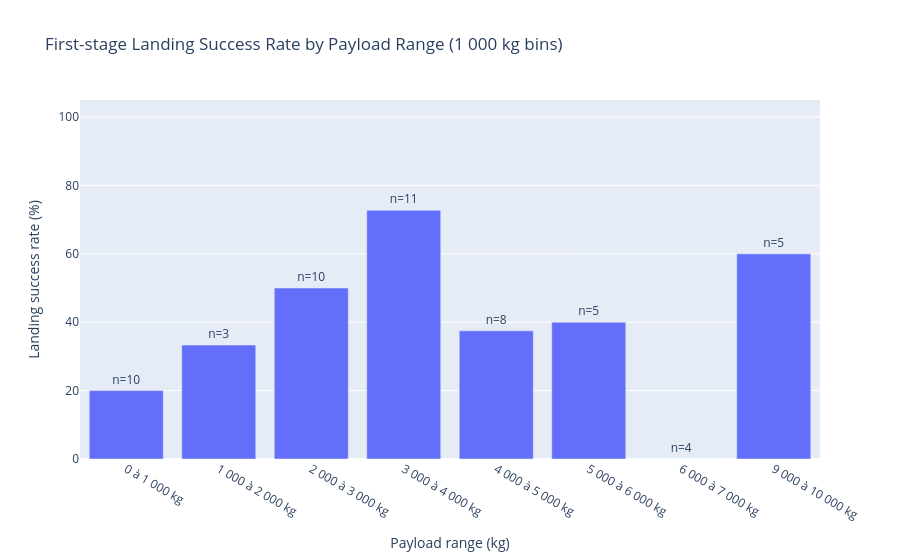

This figure's notebook cell:
### Markdown cell above
### Vérification visuelle supplémentaire : taux de réussite selon la charge utile

Ce graphique **complète** les deux graphiques obligatoires du dashboard. Il permet de justifier les réponses 3 et 4 au quiz sans se fier uniquement à une impression visuelle.

### Code cell
fig_payload_rates = px.bar(
    payload_stats.reset_index(),
    x='PayloadBracket', y='SuccessRatePercent',
    text='Launches',
    labels={
        'PayloadBracket': 'Payload range (kg)',
        'SuccessRatePercent': 'Landing success rate (%)',
        'Launches': 'Number of launches'
    },
    title='First-stage Landing Success Rate by Payload Range (1 000 kg bins)'
)
fig_payload_rates.update_yaxes(range=[0, 105])
fig_payload_rates.update_traces(texttemplate='n=%{text}', textposition='outside')
fig_payload_rates.show()

### Figure 1 — Plotly figure (JSON) as saved in the notebook; plotly's stock layout.template omitted (floating-point values rounded to 4 significant figures)
{"data": [{"hovertemplate": "Payload range (kg)=%{x}<br>Landing success rate (%)=%{y}<br>Number of launches=%{text}<extra></extra>", "legendgroup": "", "marker": {"color": "#636efa", "pattern": {"shape": ""}}, "name": "", "orientation": "v", "showlegend": false, "text": [10.0, 3.0, 10.0, 11.0, 8.0, 5.0, 4.0, 5.0], "textposition": "outside", "texttemplate": "n=%{text}", "type": "bar", "x": ["0 à 1 000 kg", "1 000 à 2 000 kg", "2 000 à 3 000 kg", "3 000 à 4 000 kg", "4 000 à 5 000 kg", "5 000 à 6 000 kg", "6 000 à 7 000 kg", "9 000 à 10 000 kg"], "xaxis": "x", "y": [20.0, 33.33, 50.0, 72.73, 37.5, 40.0, 0.0, 60.0], "yaxis": "y"}], "layout": {"barmode": "relative", "legend": {"tracegroupgap": 0}, "title": {"text": "First-stage Landing Success Rate by Payload Range (1 000 kg bins)"}, "xaxis": {"anchor": "y", "domain": [0, 1], "title": {"text": "Payload range (kg)"}}, "yaxis": {"anchor": "x", "domain": [0, 1], "range": [0, 105], "title": {"text": "Landing success rate (%)"}}}}
